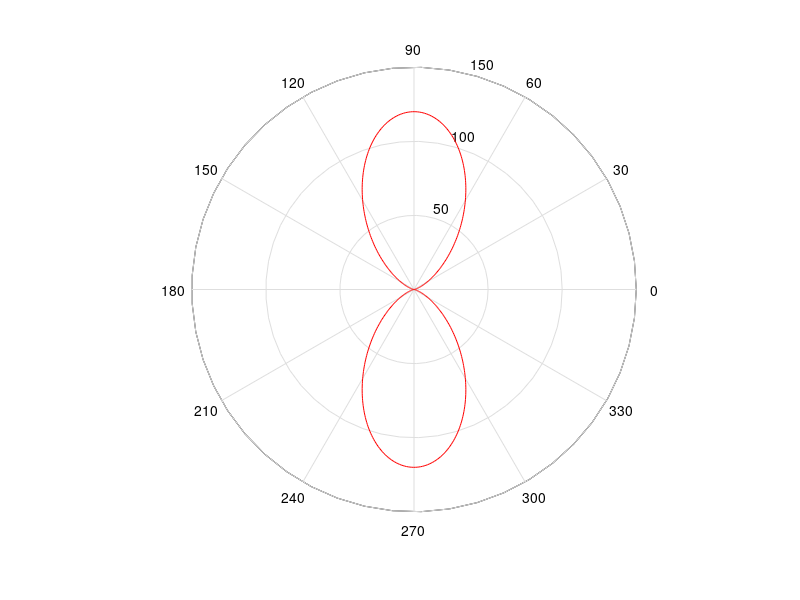
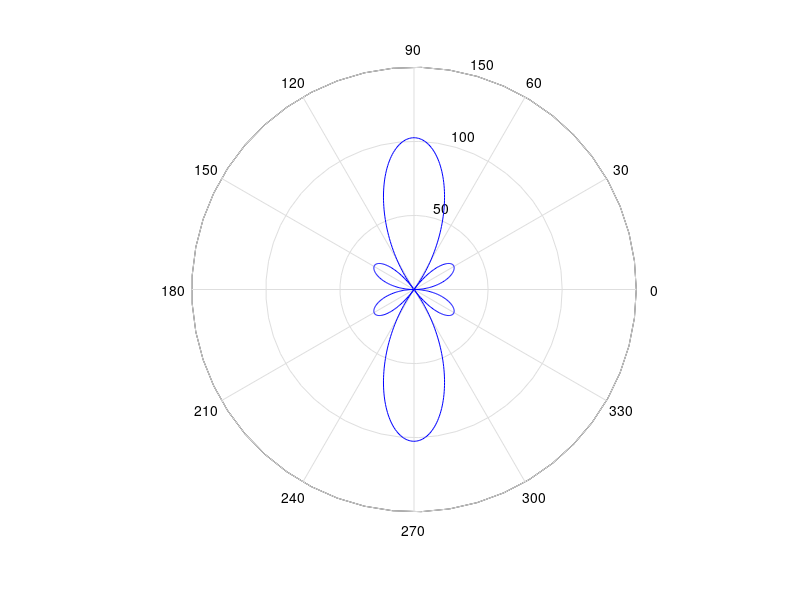
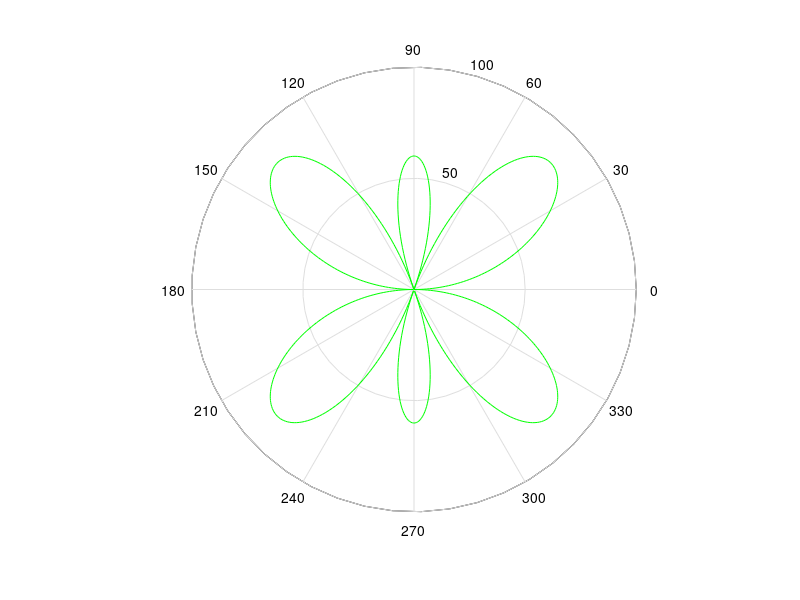

The MATLAB source for these figures, in order:
% Lab 4 Question #1

Io = 1;
l = 8.75;               % length of antenna (cm)
r = 1;                  % distance (m)
eta = 120*pi;

lambda1 = 17.5;
lambda2 = 14;
lambda3 = 11.67;

k1 = (2*pi)/lambda1;	% wave number
k2 = (2*pi)/lambda2;	% wave number
k3 = (2*pi)/lambda3;	% wave number

theta = 0:0.01:2*pi;

for i = 1:1:length(theta)
    
    if(theta(i) == 0 || theta(i) == pi || theta(i) == 2*pi)
        E1(i) = 0;
        E2(i) = 0;    
        E3(i) = 0;
    else
        E1(i) = 1i*((eta*Io)/(2*pi*r*sin(theta(i)))) * exp(-1i*k1*r) .* ...
        (cos(k1*l*cos(theta(i))) - cos(k1*l));
    
        E2(i) = 1i*((eta*Io)./(2*pi*r*sin(theta(i)))) * exp(-1i*k2*r) .* ...
        (cos(k2*l*cos(theta(i))) - cos(k2*l));
    
        E3(i) = 1i*((eta*Io)./(2*pi*r*sin(theta(i)))) * exp(-1i*k3*r) .* ...
        (cos(k3*l*cos(theta(i))) - cos(k3*l));

    end
end

figure(1);
polar(theta, abs(E1), 'r');
    
figure(2);
polar(theta, abs(E2), 'b');

figure(3);
polar(theta, abs(E3), 'g');
    